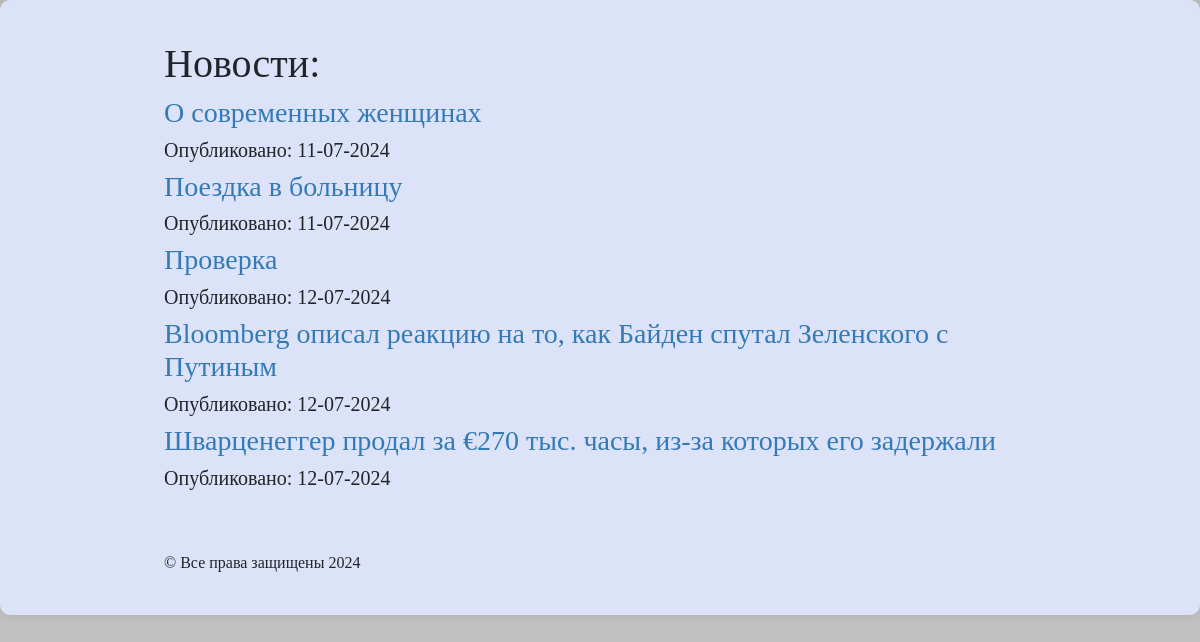
Page /about_new/ on the earlier database version.
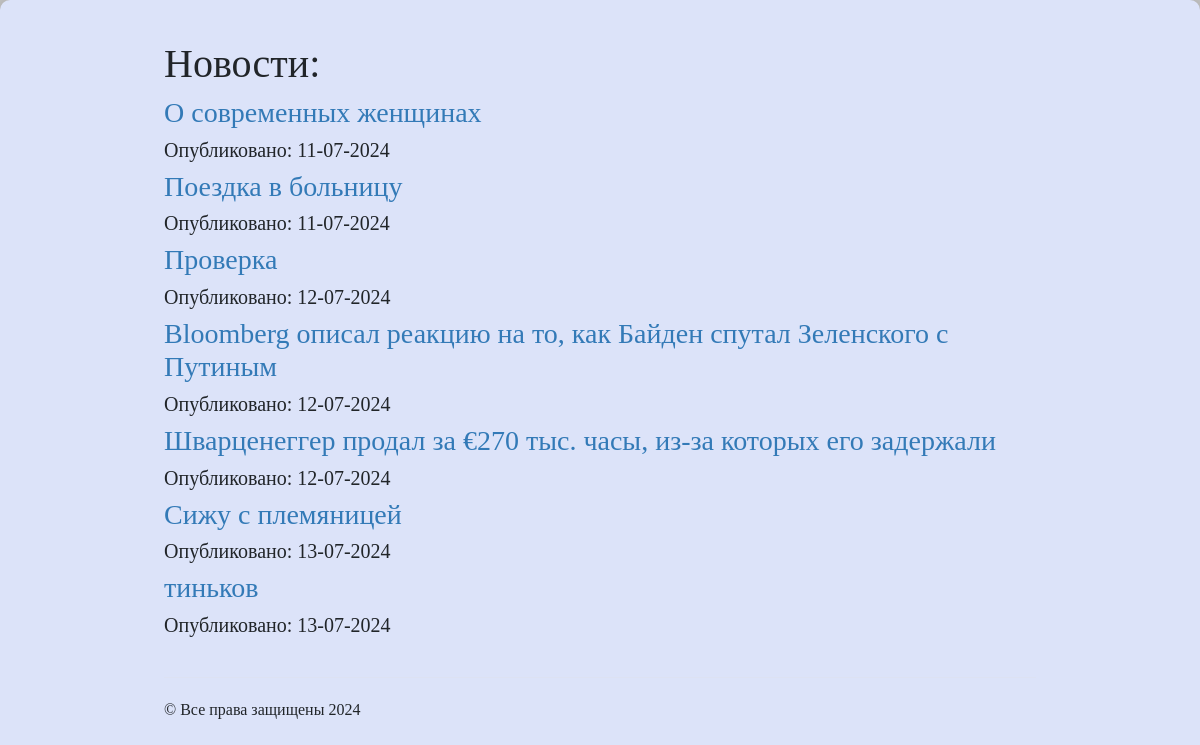
Same page on the later database version.
### news_app/models.py (models this page shows, shortened)
class Articles(models.Model):
    title = models.CharField(max_length=120)
    post = models.TextField()
    date = models.DateTimeField()
    image = models.ImageField( blank=True, null=True)

### news_app/views.py (the view)
# urls.py: path('about_new/', views.about_new_page, name='news_list'),  # Добавьте этот маршрут
def about_new_page(request):
    all_workers = Articles.objects.all()
    if request.method == 'POST':
        form = ArticleForm(request.POST, request.FILES)  # Используйте ArticleForm для формы
        if form.is_valid():
            form.save()
            messages.success(request, "Статья успешно добавлена!")
            return redirect('news_list')
    else:
        form = ArticleForm()
    context = {
        'object_list': all_workers,
        'form': form
    }
    return render(request, 'about_new.html', context)

### templates/about_new.html (shortened to what this page needs)
<!DOCTYPE html>
<html lang="ru">
<head>
    {%load static%}
    <link rel="stylesheet" href="{%static 'css/bootstrap.min.css'%}" type="text/css">
</head>
<body style="background: silver">
<div class="jumbotron">
    <div class="container">
        <h1>Новости:</h1>
        {%for post in object_list%}
        <a href="/about_new/{{post.id}}"><h3>{{post.title}}</h3></a>
        <h5>Опубликовано: {{post.date|date:"d-m-Y"}}</h5>
        {%endfor%}
    </div>
    <div class="container">
        <hr>
        &copy; Все права защищены 2024
    </div>
</body>
</html>

Differences in the rows shown:
added Articles: title "Сижу с племяницей", date "13-07-2024"
added Articles: title "тиньков", date "13-07-2024"
